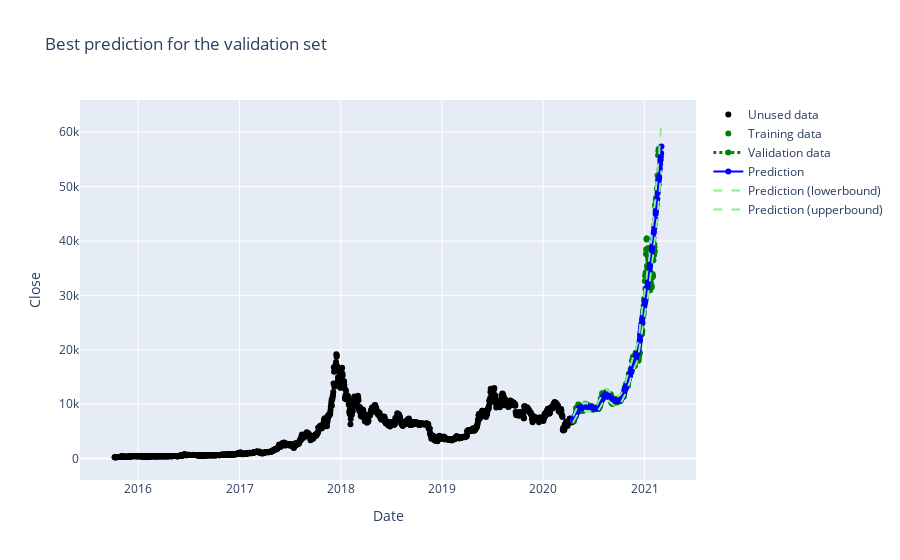

The code cell stored with this chart in its notebook:
### Code cell
prediction_plot.figure
# Please, ignore `validation_data`. In this context it is useless.

### Figure 1 — Plotly figure (JSON) as saved in the notebook; plotly's stock layout.template omitted (floating-point values rounded to 4 significant figures; data arrays with more than 128 entries replaced by an {"elided": "..."} marker saying what was removed)
{"data": [{"line": {"color": "black"}, "mode": "markers", "name": "Unused data", "type": "scatter", "x": {"elided": "1655 str values"}, "y": {"elided": "1655 float values"}}, {"line": {"color": "green", "dash": "dash", "width": 4}, "mode": "markers", "name": "Training data", "type": "scatter", "x": {"elided": "309 str values"}, "y": {"elided": "309 float values"}}, {"line": {"color": "green", "dash": "dot", "width": 3}, "name": "Validation data", "type": "scatter", "x": ["2021-02-21T00:00:00"], "y": [56930.0]}, {"line": {"color": "blue"}, "mode": "lines+markers", "name": "Prediction", "type": "scatter", "x": {"elided": "320 str values"}, "y": {"elided": "320 float values"}}, {"line": {"color": "lightgreen", "dash": "dash"}, "name": "Prediction (lowerbound)", "type": "scatter", "x": {"elided": "320 str values"}, "y": {"elided": "320 float values"}}, {"line": {"color": "lightgreen", "dash": "dash"}, "name": "Prediction (upperbound)", "type": "scatter", "x": {"elided": "320 str values"}, "y": {"elided": "320 float values"}}], "layout": {"autosize": true, "title": {"text": "Best prediction for the validation set"}, "xaxis": {"autorange": true, "range": ["2015-06-07 10:40:24.941", "2021-07-03 13:19:35.059"], "title": {"text": "Date"}, "type": "date"}, "yaxis": {"autorange": true, "range": [-4240.0, 65950.0], "title": {"text": "Close"}, "type": "linear"}}}
